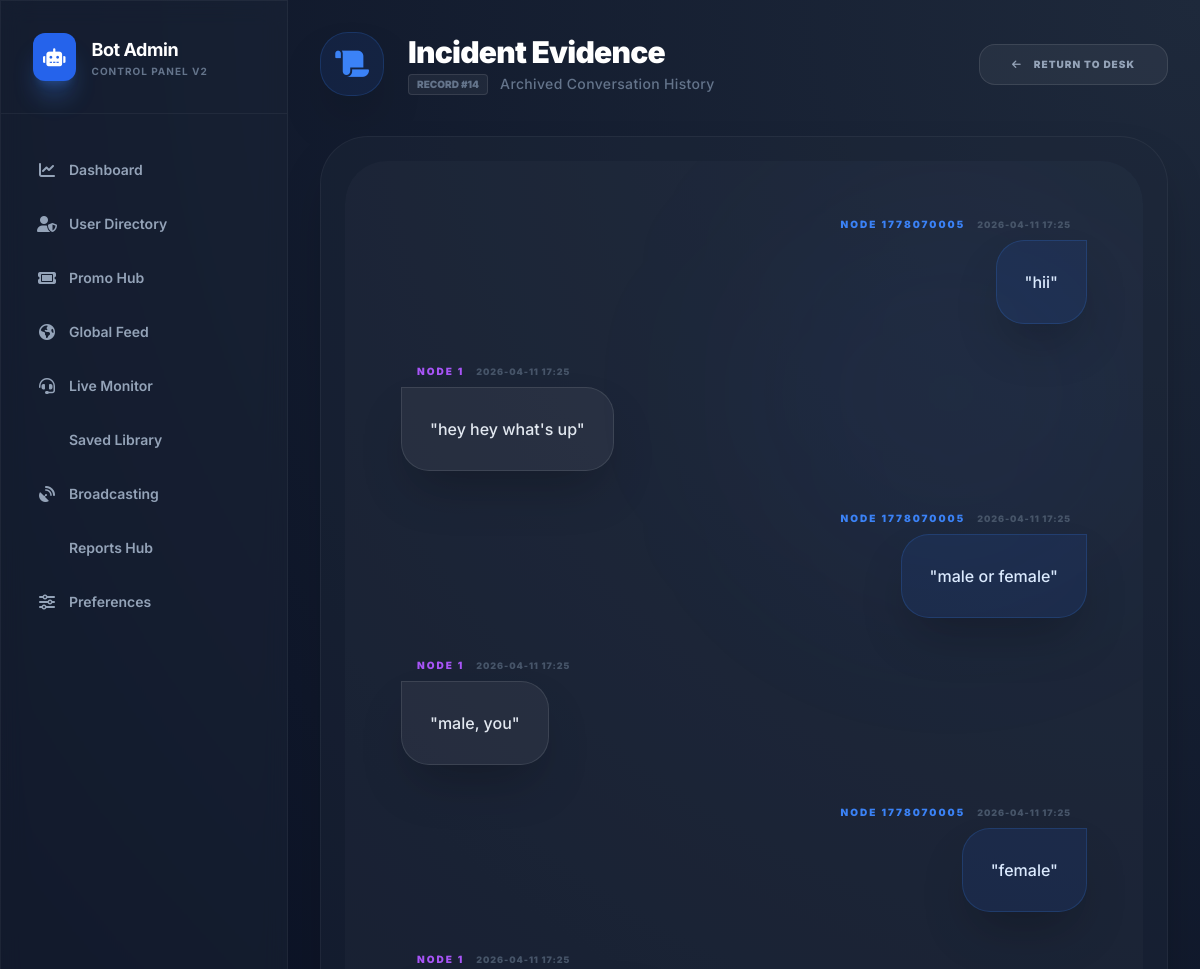
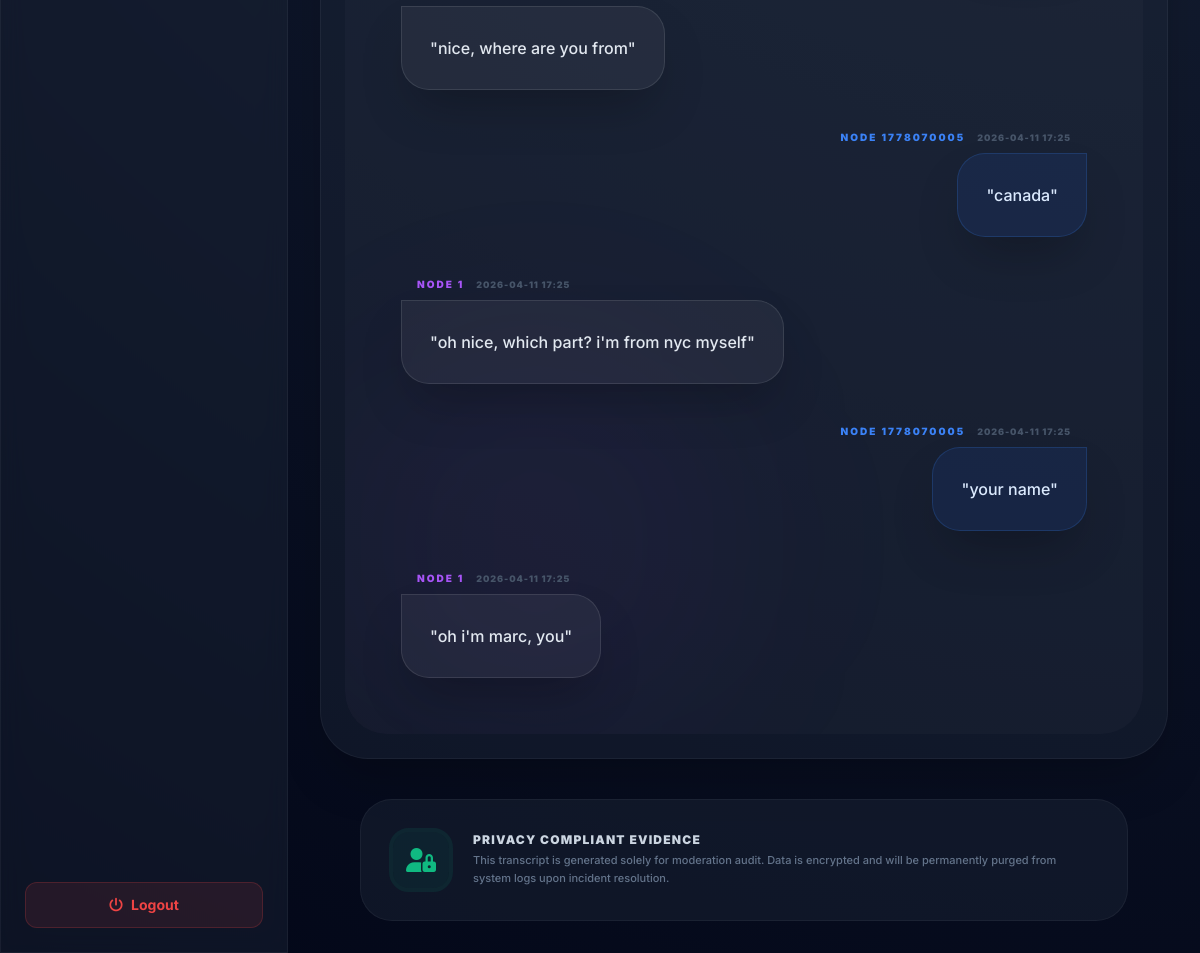
The app's page /saved-chats/view/14/1778070005 (signed in) with its own data (2 pictures, top to bottom).
### tables this page shows
CREATE TABLE saved_messages (
                id INTEGER PRIMARY KEY AUTOINCREMENT,
                chat_id INTEGER NOT NULL,
                user_id INTEGER NOT NULL,
                sender_id INTEGER NOT NULL,
                message_type TEXT DEFAULT 'text',
                content TEXT DEFAULT '',
                created_at INTEGER DEFAULT 0,
                originally_sent_at INTEGER DEFAULT 0,
                FOREIGN KEY (user_id) REFERENCES users(user_id)
            );

### web_admin/app.py (the view)
@app.route('/saved-chats/view/<int:chat_id>/<int:user_id>')
@login_required
def view_saved_chat(chat_id, user_id):
    messages = db.get_saved_messages(chat_id, user_id)
    if not messages:
        flash('Saved chat not found.', 'error')
        return redirect(url_for('saved_chats_list'))
    return render_template('transcript.html', messages=messages, chat_id=chat_id, is_saved=True)

### database.py (called while the page is built)
    def get_saved_messages(self, chat_id, user_id):
        c = self.conn.cursor()
        c.execute("""
            SELECT * FROM saved_messages
            WHERE chat_id = ? AND user_id = ?
            ORDER BY originally_sent_at ASC
        """, (chat_id, user_id))
        return [dict(row) for row in c.fetchall()]

### web_admin/app.py (called while the page is built)
@app.template_filter('datetime')
def format_datetime(value):
    return time.strftime('%Y-%m-%d %H:%M', time.localtime(value))

def login_required(f):
    @wraps(f)
    def decorated_function(*args, **kwargs):
        if not session.get('logged_in'):
            return redirect(url_for('login', next=request.url))
        return f(*args, **kwargs)
    return decorated_function

### web_admin/templates/transcript.html
{% extends "layout.html" %}
{% block content %}
<div class="fade-in max-w-5xl mx-auto space-y-10">
    <div class="flex flex-col md:flex-row md:items-center justify-between gap-6">
        <div class="flex items-center gap-6">
            <div class="w-16 h-16 bg-blue-600/10 rounded-[28px] flex items-center justify-center text-blue-500 text-3xl border border-blue-500/20 shadow-2xl">
                <i class="fa-solid fa-scroll"></i>
            </div>
            <div>
                <h2 class="text-3xl font-black text-white tracking-tight">Incident Evidence</h2>
                <div class="flex items-center gap-3 mt-1">
                    <span class="bg-white/5 border border-white/10 px-2 py-0.5 rounded text-[10px] font-black uppercase text-slate-500">Record #{{ chat_id }}</span>
                    <span class="text-slate-500 text-sm font-medium tracking-wide">Archived Conversation History</span>
                </div>
            </div>
        </div>
        <a href="{{ url_for('report_list') }}" class="px-8 py-3 bg-white/5 hover:bg-white/10 rounded-2xl text-[10px] font-black uppercase tracking-widest text-slate-400 hover:text-white transition-all border border-white/10 flex items-center gap-3 group">
            <i class="fa-solid fa-arrow-left group-hover:-translate-x-1 transition-transform"></i>
            Return to Desk
        </a>
    </div>
    <div class="glass rounded-[48px] border border-white/5 shadow-2xl p-4 md:p-6">
        <div class="bg-white/[0.02] rounded-[42px] p-8 md:p-14 space-y-10 relative overflow-hidden">
            {% for msg in messages %}
            <div class="flex flex-col {{ 'items-end' if loop.index0 % 2 == 0 else 'items-start' }} relative z-10">
                <div class="flex items-center gap-3 mb-2 px-4">
                    <span class="text-[10px] font-black uppercase tracking-[0.2em] {{ 'text-blue-500' if loop.index0 % 2 == 0 else 'text-purple-500' }}">
                        {{ msg.sender_name or 'Node ' ~ msg.sender_id }}
                    </span>
                    <span class="text-[9px] text-slate-600 font-black tracking-widest uppercase">{{ msg.created_at | datetime }}</span>
                </div>
                <div class="max-w-[75%] rounded-[28px] p-7 shadow-2xl relative group-hover:scale-[1.02] transition-transform duration-500 {{ 'bg-blue-600/10 border border-blue-500/20 text-blue-100 rounded-tr-none' if loop.index0 % 2 == 0 else 'bg-white/5 border border-white/10 text-slate-200 rounded-tl-none' }}">
                    {% if msg.message_type == 'text' %}
                        <p class="whitespace-pre-wrap leading-relaxed font-medium text-base">"{{ msg.content }}"</p>
                    {% elif msg.message_type == 'sticker' %}
                        <div class="flex items-center gap-3 text-slate-500 italic font-bold text-sm">
                            <i class="fa-solid fa-note-sticky text-lg opacity-50"></i>
                            <span>Sent specialized visual assets (Sticker)</span>
                        </div>
                    {% elif msg.message_type == 'media_request' %}
                        <div class="flex items-center gap-3 text-amber-500/80 font-black uppercase tracking-widest text-[10px]">
                            <i class="fa-solid fa-camera-retro text-base"></i>
                            <span>External Media Payload Requested</span>
                        </div>
                    {% else %}
                        <p class="italic text-slate-500 text-sm font-bold uppercase tracking-widest">[{{ msg.message_type }} System Update]</p>
                    {% endif %}
                </div>
            </div>
            {% endfor %}
            <div class="absolute top-0 right-0 w-96 h-96 bg-blue-600/5 rounded-full blur-[100px] pointer-events-none"></div>
            <div class="absolute bottom-0 left-0 w-96 h-96 bg-purple-600/5 rounded-full blur-[100px] pointer-events-none"></div>
        </div>
    </div>
    <div class="max-w-3xl mx-auto">
        <div class="glass p-8 rounded-[32px] border border-white/5 flex flex-col md:flex-row items-center gap-6 text-center md:text-left">
            <div class="w-14 h-14 bg-emerald-600/10 rounded-2xl flex items-center justify-center text-emerald-500 text-2xl shrink-0 outline outline-4 outline-emerald-500/10">
                <i class="fa-solid fa-user-lock"></i>
            </div>
            <div>
                <h6 class="text-xs font-black uppercase tracking-widest text-slate-300 mb-1">Privacy Compliant Evidence</h6>
                <p class="text-[11px] text-slate-500 leading-relaxed font-medium">This transcript is generated solely for moderation audit. Data is encrypted and will be permanently purged from system logs upon incident resolution.</p>
            </div>
        </div>
    </div>
</div>
{% endblock %}

### web_admin/templates/layout.html (style rules this page uses)
body { background: radial-gradient(circle at top right, #1e293b, #0f172a, #020617); color: #f8fafc; font-family: 'Inter', sans-serif; }
.glass { background: rgba(30, 41, 59, 0.4); backdrop-filter: blur(12px); border: 1px solid rgba(255, 255, 255, 0.05); }
.fade-in { animation: fadeIn 0.4s ease-out forwards; }

### records on screen
saved_messages: sender "NODE 1778070005", created_at "2026-04-11 17:25", content "hii"
saved_messages: sender "NODE 1", created_at "2026-04-11 17:25", content "hey hey what's up"
saved_messages: sender "NODE 1778070005", created_at "2026-04-11 17:25", content "male or female"
saved_messages: sender "NODE 1", created_at "2026-04-11 17:25", content "male, you"
saved_messages: sender "NODE 1778070005", created_at "2026-04-11 17:25", content "female"
saved_messages: sender "NODE 1", created_at "2026-04-11 17:25", content "nice, where are you from"
saved_messages: sender "NODE 1778070005", created_at "2026-04-11 17:25", content "canada"
saved_messages: sender "NODE 1", created_at "2026-04-11 17:25", content "oh nice, which part? i'm from nyc myself"
saved_messages: sender "NODE 1778070005", created_at "2026-04-11 17:25", content "your name"
saved_messages: sender "NODE 1", created_at "2026-04-11 17:25", content "oh i'm marc, you"

### other values on screen
{{ chat_id }} "14"
